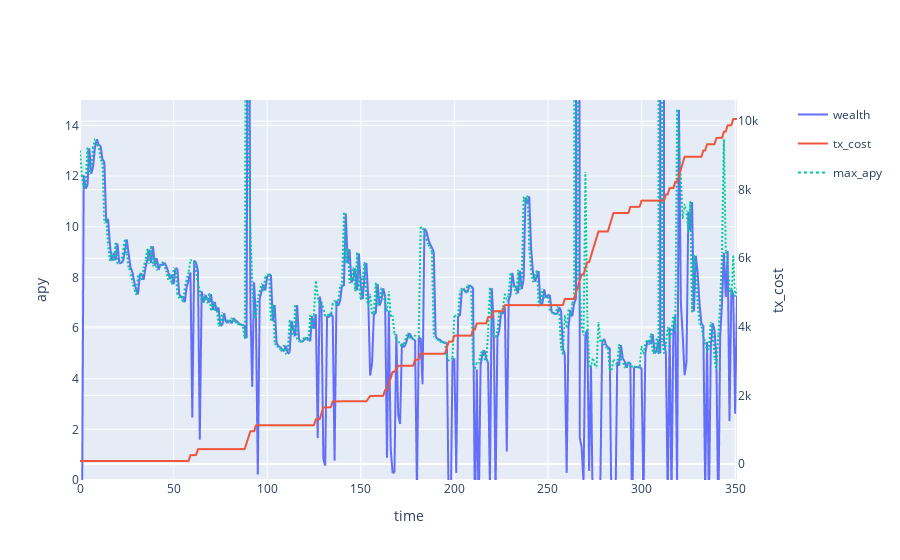

The code cell stored with this chart in its notebook:
### Code cell
backtest['pnl']["tx_cost"].iloc[0] = 0.001
cum_tx_cost = backtest['pnl']["tx_cost"].cumsum()
apy = (backtest['pnl']['wealth'] / backtest['pnl']['wealth'].shift(1) -1)*365/1*100
max_apy = backtest['full_apy'].max(axis=1)*100*(1-parameter_grid["base_buffer"])
max_apy.name = 'max_apy'

subfig = make_subplots(specs=[[{"secondary_y": True}]])

# create two independent figures with px.line each containing data from multiple columns
fig = px.line(apy,render_mode="webgl",)
fig3 = px.line(max_apy, render_mode="webgl")
fig3.update_traces(line={"dash": 'dot'})
fig2 = px.line(cum_tx_cost, render_mode="webgl",)
fig2.update_traces(yaxis="y2")
subfig.add_traces(fig.data + fig2.data + fig3.data)
subfig.layout.xaxis.title = "time"
subfig.layout.yaxis.title = "apy"
subfig.layout.yaxis.range = [0, 15]
subfig.layout.yaxis2.title = "tx_cost"

# recoloring is necessary otherwise lines from fig und fig2 would share each color
# e.g. Linear-, Log- = blue; Linear+, Log+ = red... we don't want this
subfig.for_each_trace(lambda t: t.update(line=dict(color=t.marker.color)))
subfig.show()

apy.mean()

### Figure 1 — Plotly figure (JSON) as saved in the notebook; plotly's stock layout.template omitted (floating-point values rounded to 4 significant figures; data arrays with more than 128 entries replaced by an {"elided": "..."} marker saying what was removed)
{"data": [{"hovertemplate": "variable=wealth<br>index=%{x}<br>value=%{y}<extra></extra>", "legendgroup": "wealth", "line": {"dash": "solid"}, "marker": {"symbol": "circle"}, "mode": "lines", "name": "wealth", "showlegend": true, "type": "scattergl", "x": {"elided": "352 int values"}, "xaxis": "x", "y": {"elided": "352 float values"}, "yaxis": "y"}, {"hovertemplate": "variable=tx_cost<br>index=%{x}<br>value=%{y}<extra></extra>", "legendgroup": "tx_cost", "line": {"dash": "solid"}, "marker": {"symbol": "circle"}, "mode": "lines", "name": "tx_cost", "showlegend": true, "type": "scattergl", "x": {"elided": "352 int values"}, "xaxis": "x", "y": {"elided": "352 float values"}, "yaxis": "y2"}, {"hovertemplate": "variable=max_apy<br>index=%{x}<br>value=%{y}<extra></extra>", "legendgroup": "max_apy", "line": {"dash": "dot"}, "marker": {"symbol": "circle"}, "mode": "lines", "name": "max_apy", "showlegend": true, "type": "scattergl", "x": {"elided": "352 int values"}, "xaxis": "x", "y": {"elided": "352 float values"}, "yaxis": "y"}], "layout": {"xaxis": {"anchor": "y", "domain": [0, 0.94], "title": {"text": "time"}}, "yaxis": {"anchor": "x", "domain": [0, 1], "range": [0, 15], "title": {"text": "apy"}}, "yaxis2": {"anchor": "x", "overlaying": "y", "side": "right", "title": {"text": "tx_cost"}}}}
